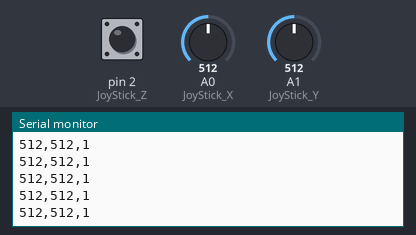
A sketch run on a simulated Arduino Uno, built with avr-gcc and run on an emulated ATmega328P. Shown: the last lines printed to the serial monitor. The test bench sets the inputs (shaded band); at power-on: A1 (JoyStick_Y) = 512, A0 (JoyStick_X) = 512, pin 2 (JoyStick_Z) HIGH.

Above: at 4.2 s.
4.3 s: A1 (JoyStick_Y) set to 991
At 5.4 s:
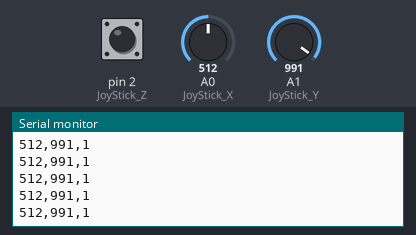
7.3 s: A1 (JoyStick_Y) set to 1006
At 8.4 s:
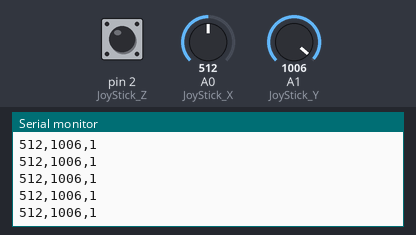
11.9 s: A0 (JoyStick_X) set to 108
At 12.7 s:
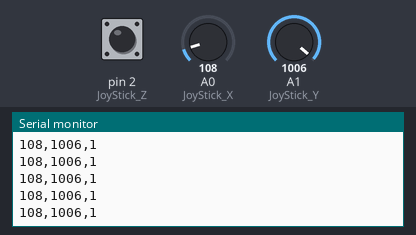
14.9 s: A0 (JoyStick_X) set to 91
At 16.0 s:
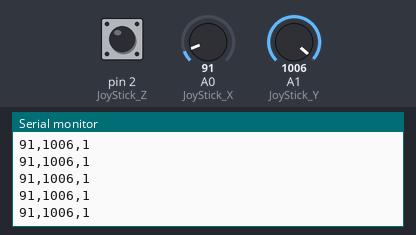
Timing chart, 0 to 17.4 s (numbered marks = the images above; inputs shaded):
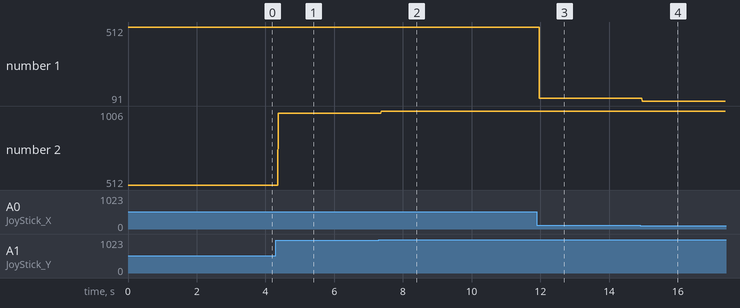

The sketch:

ex_02.ino
```cpp
int JoyStick_X = 0; //x
int JoyStick_Y = 1; //y
int JoyStick_Z = 2; //key

void setup()
{
  pinMode(JoyStick_X, INPUT);
  pinMode(JoyStick_Y, INPUT);
  pinMode(JoyStick_Z, INPUT_PULLUP);
  Serial.begin(9600); // 9600 bps
}

void loop()
{
  int x,y,z;
  x=analogRead(JoyStick_X);
  y=analogRead(JoyStick_Y);
  z=digitalRead(JoyStick_Z);
  Serial.print(x ,DEC); Serial.print(",");
  Serial.print(y ,DEC); Serial.print(",");
  Serial.println(z ,DEC);
}
```

Measured:
- after the input at 4.3 s, the serial monitor: prints a new line after 0.07 s (image 1)
- after the input at 7.3 s, the serial monitor: prints a new line after 0.07 s (image 2)
- after the input at 11.9 s, the serial monitor: prints a new line after 0.07 s (image 3)
- after the input at 14.9 s, the serial monitor: prints a new line after 0.07 s (image 4)
- plotted number 1: 512 → 108 after the input at 11.9 s, 108 → 91 after the input at 14.9 s
- plotted number 2: 512 → 991 after the input at 4.3 s, 991 → 1006 after the input at 7.3 s
